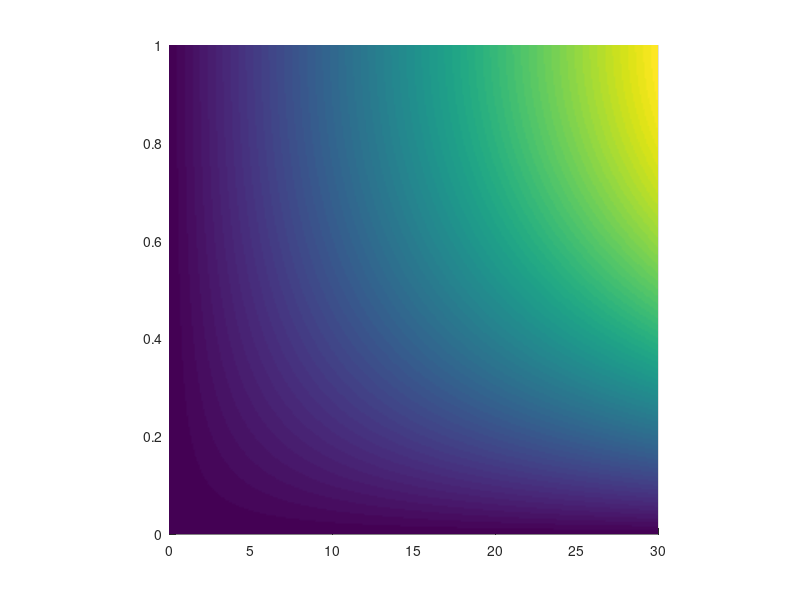

Here is the MATLAB script that generated this plot:
clc;
clear


a = 0.3;
T = 1;
kp = 0.1;
kd = 0.4;

buf = [];
for kp = 0:0.1:30
    for a = 0:1/300:1

f = 140.143;
m = 10;
I = 10;
K = 1/2*f/I*kp;
C = 1/2*f/I*kd;

M = [1-a^2*K T; -2*a*K 1];

% A = [1-a^2*K T-a^2*C; 
%     -2*a*K 1-a^2*C];

eig(M);
qq = abs(eig(M));

% eig(A);
% qq = abs(eig(A));
%if qq(1)<1 && qq(2)<1
    buf = [buf;[kp,a,(det(M))]];
%end
    end
end

x = buf(:,1);
y = buf(:,2);
z = buf(:,3);

tri = delaunay(x,y);
plot(x,y,'.')

[r,c] = size(tri);
disp(r)

h = trisurf(tri, x, y, z);
axis vis3d
shading interp
%colorbar EastOutside
view(2);